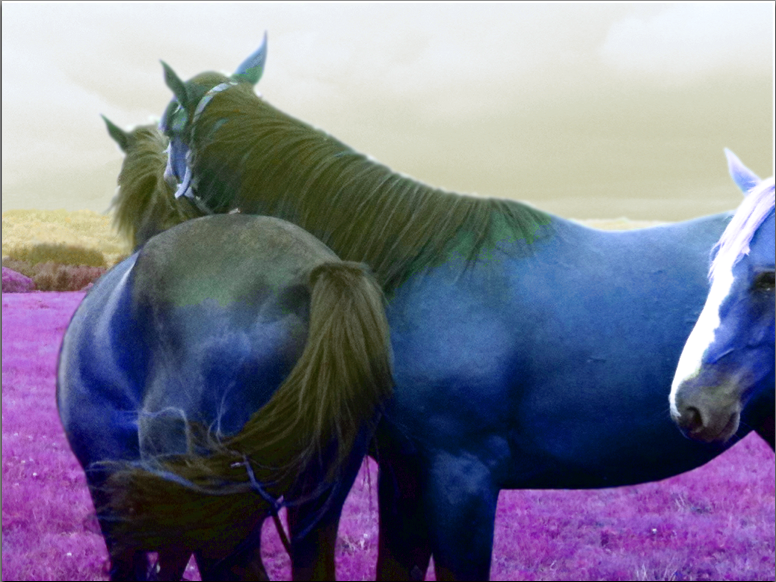
//> input picture intro/horse-hsv.png, 776 x 582 px
$ ./adaptative-th horse-hsv.png 3 3   (built with g++ and OpenCV 4)
//> lines starting //> are read from the running program, lines starting //| are printed output that depends on the picture
#include <iostream>
#include <cstdlib>
#include <fstream>

#include <opencv2/opencv.hpp>

using namespace cv;
using namespace std;

double mean(Mat block){
  Size s = block.size();
  int h = s.height;
  int w = s.width;
  int sum = 0;
  for (int i = 0; i < h; i++){
    for(int j = 0; j < w; j++){
      sum += block.at<uchar>(i,j);
    }
  }
  return sum / (h*w);
}

void manuelAdaptativeThreshold(Mat image, Mat imageMoy,int radius, int cst){
  Size s = image.size();
  int h = s.height;
  int w = s.width;
  for (int i = 0; i < h; i++){
    for(int j = 0; j < w; j++){
      //Extracting the submatrix to average
      Mat block;
      if(j+radius < w && i+radius < h && j-radius >=0 && i-radius >= 0){
        block = image(Rect(j-radius,i-radius,2*radius+1,2*radius+1));
      }
      else{
        int deltaJ = 0;
        int deltaI = 0;
        while(j - radius + deltaJ < 0){
          deltaJ++;
        }
        while(i - radius + deltaI < 0){
          deltaI++;
        }
        while(j + radius + deltaJ > w-1){
          deltaJ--;
        }
        while(i + radius + deltaI > h-1){
          deltaI--;
        }
        block = image(Rect(j-radius+deltaJ,i-radius+deltaI,2*radius+1-abs(deltaJ),2*radius+1-abs(deltaI)));
      }
      //Calculating the average of the submatrix (minus the constant)
      int val = mean(block) - cst;
      uchar* pointer = image.ptr<uchar>(i);
      uchar* pointerMoy = imageMoy.ptr<uchar>(i);
      //Binarizing the averaged image
      if(pointer[j] <= val){
        pointerMoy[j] = 0;
      }
      else{
        pointerMoy[j] = 255;
      }
    }
  }
}

void
process(const char* ims, int radius, int cst)
{
//> called with ims = "horse-hsv.png", radius = 3, cst = 3
  Mat image = imread(ims,0);
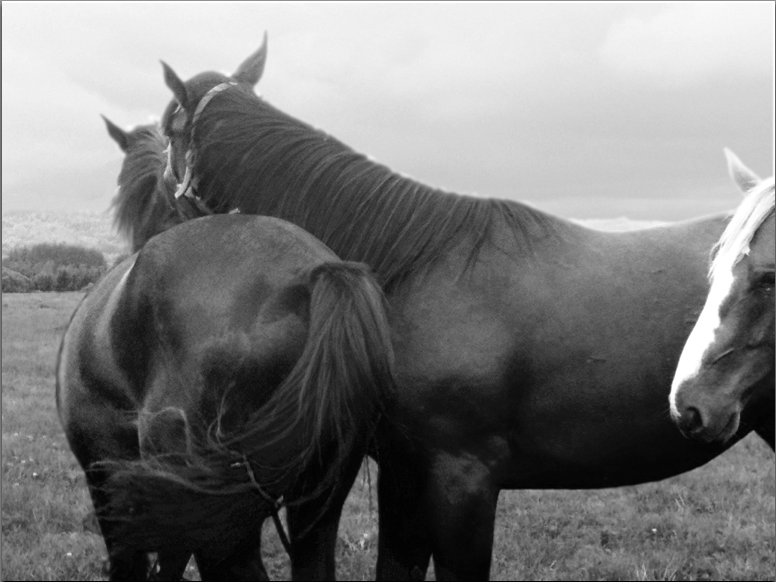
//> image: 582 rows x 776 cols, CV_8UC1; min 1, max 255, mean 120.3
  Size s = image.size();
//> s = Size(776, 582)
  int h = s.height;
//> h = 582
  int w = s.width;
//> w = 776
  Mat imageMoy(h,w,CV_8UC1);

  //Manual threshold
  manuelAdaptativeThreshold(image,imageMoy,radius,cst);
//> after the loop in manuelAdaptativeThreshold, `for (int i = 0; i < h; i++)`:
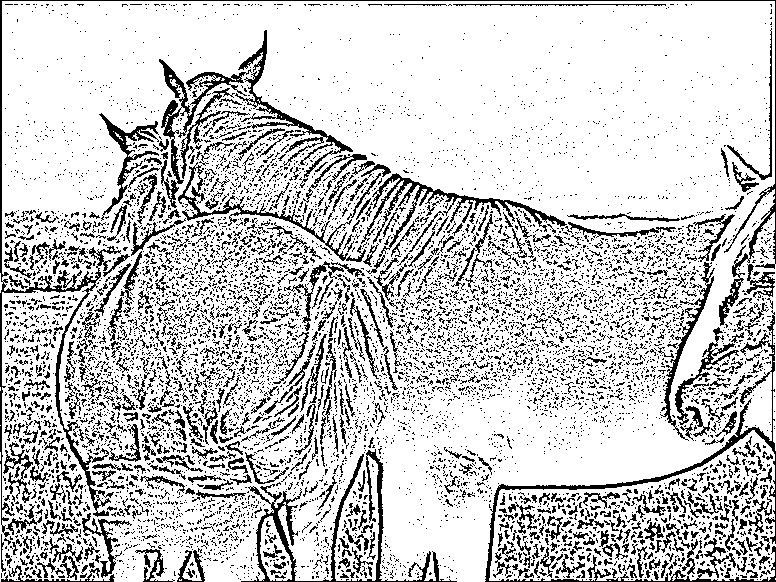
//> imageMoy: 582 rows x 776 cols, CV_8UC1; 79.8% white; black in thin lines or dots
  imwrite("th.png",imageMoy);

  //OpenCV threshold with mean method
  Mat imageMoyOcv(h,w,CV_8UC1);
  adaptiveThreshold(image, imageMoyOcv, 255, ADAPTIVE_THRESH_MEAN_C, THRESH_BINARY, 2*radius+1, cst);
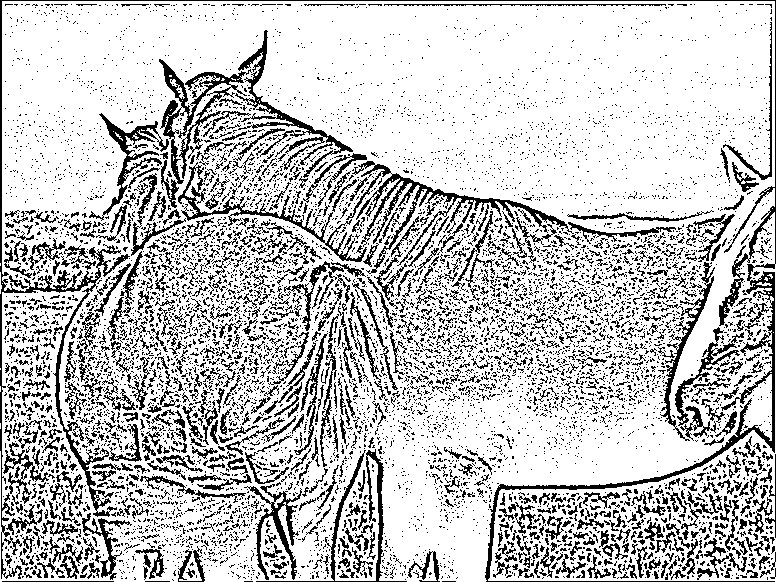
//> imageMoyOcv: 582 rows x 776 cols, CV_8UC1; 77.4% white; black in thin lines or dots
  imwrite("th-ocv-mean.png",imageMoyOcv);
  Mat diff = imageMoy - imageMoyOcv;
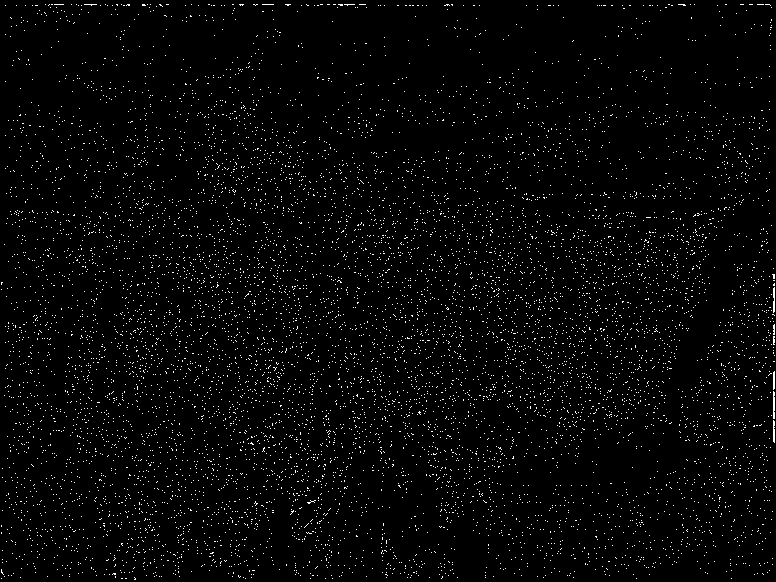
//> diff: 582 rows x 776 cols, CV_8UC1; 2.5% white in thin lines or dots
  imwrite("diff2.png",diff);

  //OpenCV threshold with gaussian method
  Mat imageGaussOcv(h,w,CV_8UC1);
  adaptiveThreshold(image, imageGaussOcv, 255, ADAPTIVE_THRESH_GAUSSIAN_C, THRESH_BINARY, 2*radius+1, cst);
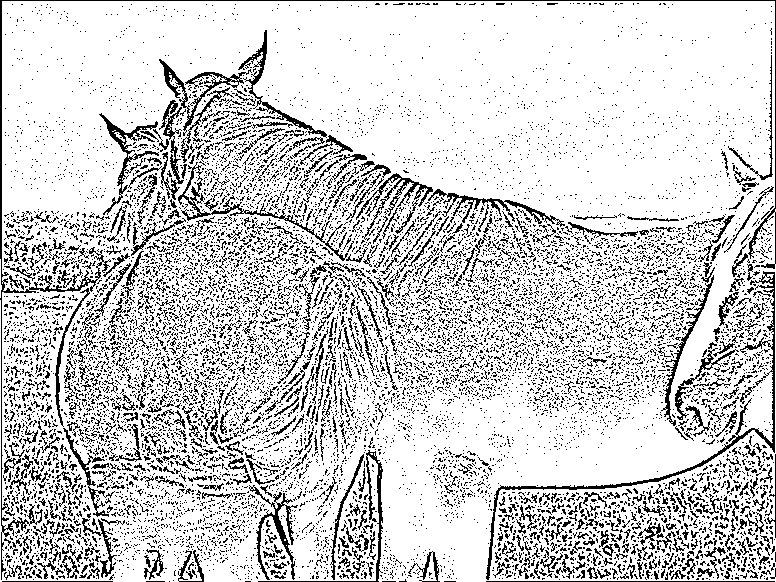
//> imageGaussOcv: 582 rows x 776 cols, CV_8UC1; 81.4% white; black in thin lines or dots
  imwrite("th-ocv-gauss.png",imageGaussOcv);
  waitKey(0);
}

void
usage (const char *s)
{
  std::cerr<<"Usage: "<<s<<" ims radius cst\n"<<std::endl;
  exit(EXIT_FAILURE);
}

#define param 3
int
main( int argc, char* argv[] )
{
  if(argc != (param+1))
    usage(argv[0]);
  process(argv[1], atoi(argv[2]), atoi(argv[3]));
  return EXIT_SUCCESS;
}
